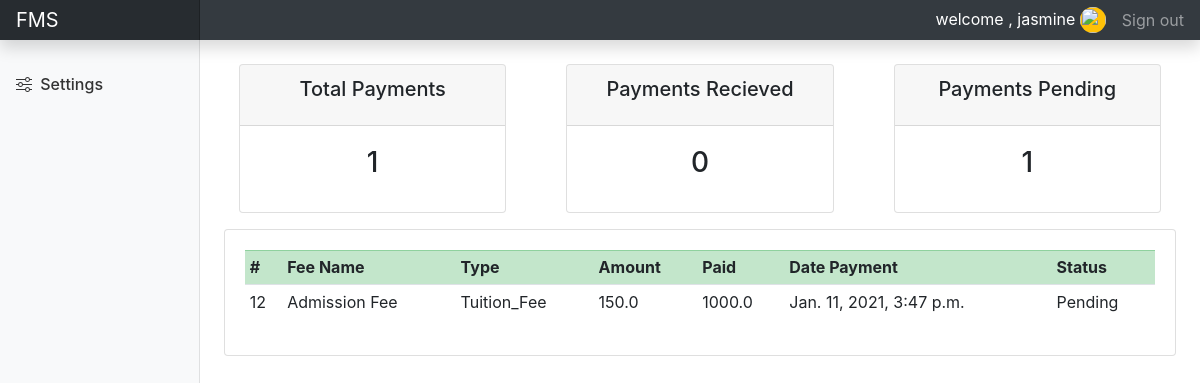
/user/ (signed in), run on an earlier commit of the app's database.
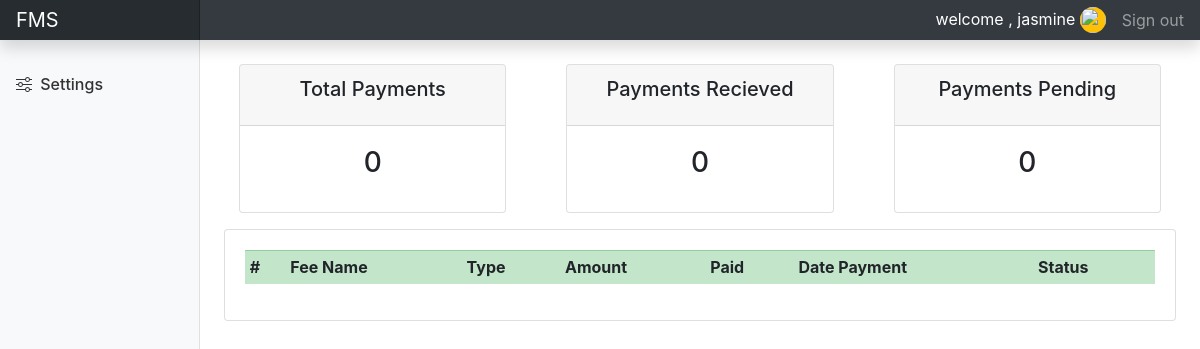
And on a later commit of the database.
### accounts/models.py (models this page shows, shortened)
class Payment(models.Model):
	STATUS = (
		('Pending', 'Pending'),
		('Recieved', 'Recieved'),
		('Acknowledged', 'Acknowledged'),
		)
	MODE_OF_PAYMENT = (
		('NEFT','NEFT'),
		('BANK-TO-BANK','BANK-TO-BANK'),
		('NETBANKING','NETBANKING'),
		('CASH','CASH'),
		)
	student_id = models.ForeignKey(Student, null=True, on_delete=models.SET_NULL)
	fee_id = models.ForeignKey(Fee, null=True, on_delete= models.SET_NULL)
	amount_paid = models.FloatField()
	mode_payment = models.CharField(max_length=25, choices=MODE_OF_PAYMENT)
	date_created = models.DateTimeField(auto_now_add=True, null=True)
	status = models.CharField(max_length=200, null=True, choices=STATUS)

class Fee(models.Model):
	CATEGORY = (
		('Tuition_Fee','Tuition_Fee'),
		('Miscellaneous_Fee','Miscellaneous_Fee'),
		('University_Fee','University_Fee'),
		)
	name = models.CharField(max_length=200, null=True)
	category = models.CharField(max_length=200, null=True, choices=CATEGORY)
	description = models.CharField(max_length=200, null=True, blank=True)
	amount = models.FloatField(null=True)
	date_created = models.DateTimeField(auto_now_add=True, null=True)
	tags = models.ManyToManyField(Tag)
	"""
	course = models.CharField(max_length=50, choices=COURSE)
	college_type = models.CharField(max_length=50, choices=COLLEGE_TYPE)
	entry = models.CharField(max_length=20, choices=ENTRY)
	quota = models.CharField(max_length=50, choices=QUOTA)
	amount = models.FloatField()
	date_created = models.DateTimeField(auto_now_add=True)
	ayear = models.DateField()

	"""

### accounts/decorators.py (the view)
		def wrapper_func(request, *args, **kwargs):
			group = None;
			if request.user.groups.exists():
				group = request.user.groups.all()[0].name
			if group in allowed_roles:
				return view_func(request, *args, **kwargs)
			else:
				return HttpResponse("U are not authorized to view this page")

### accounts/views.py (called while the page is built)
@login_required(login_url='login')
@allowed_users(allowed_roles=['student'])
def userPage(request):
	payments = request.user.student.payment_set.all()
	Total_payments = payments.count()
	Payments_recieved = payments.filter(status='Recieved').count()
	Payments_pending = payments.filter(status='Pending').count()
	context = {'payments':payments,'Total_payments':Total_payments, 'Payments_recieved':Payments_recieved,
	'Payments_pending':Payments_pending}
	return render(request, 'accounts/user.html', context)

### accounts/templates/accounts/user.html
{% extends 'accounts/main.html' %}
	{% block content %}
		<div class="col-md-9 ml-sm-auto col-lg-10 px-md-4">
			{% include 'accounts/status.html' %}
			<div class="row">
			  <div class="col-md">
			    <div class="card card-body">
			      <table class="table table-sm">
					<tr class="table-success">
						<th>#</th>
						<th>Fee Name</th>
						<th>Type</th>
						<th>Amount</th>
						<th>Paid</th>
						<th>Date Payment</th>
						<th>Status</th>
					</tr>
			        {% for payment in payments %}
					<tr>
						<td class="font-weight-normal">{{payment.fee_id.id}}</td>
						<td class="font-weight-normal">{{payment.fee_id.name}}</td>
						<td class="font-weight-normal">{{payment.fee_id.category}}</td>
						<td class="font-weight-normal">{{payment.fee_id.amount}}</td>
						<td class="font-weight-normal">{{payment.amount_paid}}</td>
						<td class="font-weight-normal">{{payment.date_created}}</td>
						<td class="font-weight-normal">{{payment.status}}</td>
					</tr>
			        {% endfor %}
			      </table>
			    </div>
			  </div>
			</div>
		</div>
	{% endblock %}

What changed in the data, as far as the page shows it:
removed Payment: fee_id.id "12", fee_id.name "Admission Fee", fee_id.category "Tuition_Fee", fee_id.amount "150.0", amount_paid "1000.0", date_created "Jan. 11, 2021, 3:47 p.m.", status "Pending"
Also different on the page:
{{ Total_payments }}: "1" → "0"
{{ Payments_pending }}: "1" → "0"
